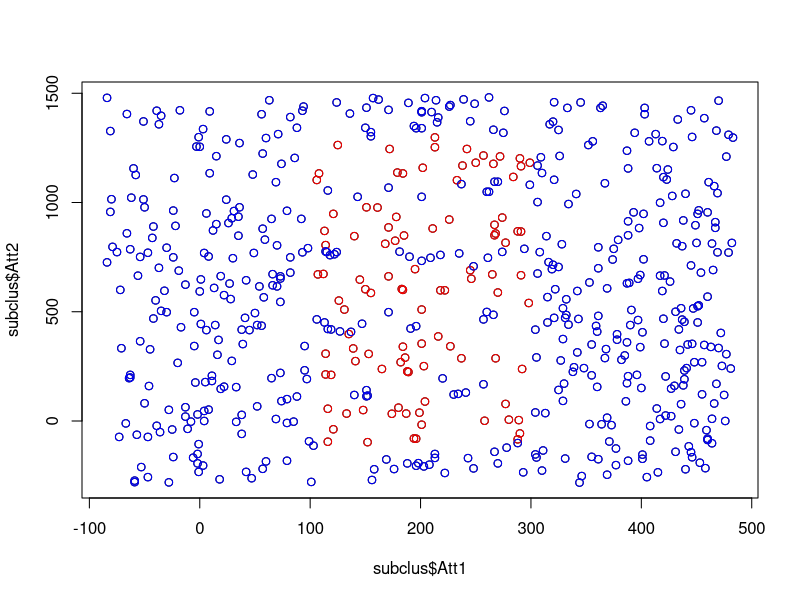
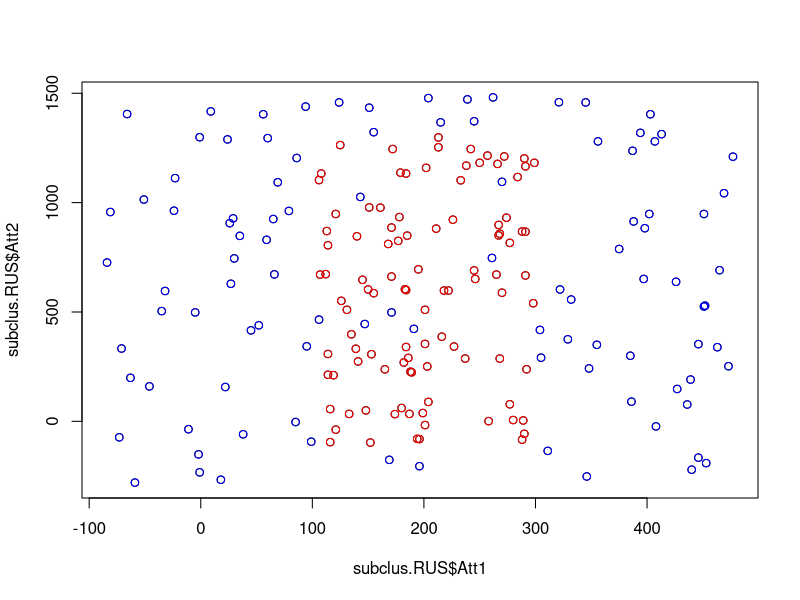

Write the R code that produced these figures, in order.
# imbalanced.R
# Implementation and evaluation of imbalanced classification techniques 
# Programming code courtesy by Sarah Vluymans, Sarah.Vluymans@UGent.be

## load the subclus dataset
subclus <- read.table("subclus.txt", sep=",")
colnames(subclus) <- c("Att1", "Att2", "Class")

# determine the imbalance ratio
unique(subclus$Class)
nClass0 <- sum(subclus$Class == 0)
nClass1 <- sum(subclus$Class == 1)
IR <- nClass1 / nClass0
IR

# visualize the data distribution
plot(subclus$Att1, subclus$Att2)
points(subclus[subclus$Class==0,1],subclus[subclus$Class==0,2],col="red")
points(subclus[subclus$Class==1,1],subclus[subclus$Class==1,2],col="blue")  

# Set up the dataset for 5 fold cross validation.
# Make sure to respect the class imbalance in the folds.
pos <- (1:dim(subclus)[1])[subclus$Class==0]
neg <- (1:dim(subclus)[1])[subclus$Class==1]

CVperm_pos <- matrix(sample(pos,length(pos)), ncol=5, byrow=T)
CVperm_neg <- matrix(sample(neg,length(neg)), ncol=5, byrow=T)

CVperm <- rbind(CVperm_pos, CVperm_neg)

# Base performance of 3NN
library(class)
knn.pred = NULL
for( i in 1:5){
  predictions <- knn(subclus[-CVperm[,i], -3], subclus[CVperm[,i], -3], subclus[-CVperm[,i], 3], k = 3)
  knn.pred <- c(knn.pred, predictions)
}
acc <- sum((subclus$Class[as.vector(CVperm)] == 0 & knn.pred == 1) 
           | (subclus$Class[as.vector(CVperm)] == 1 & knn.pred == 2)) / (nClass0 + nClass1)
tpr <- sum(subclus$Class[as.vector(CVperm)] == 0 & knn.pred == 1) / nClass0
tnr <- sum(subclus$Class[as.vector(CVperm)] == 1 & knn.pred == 2) / nClass1
gmean <- sqrt(tpr * tnr)


# 1. ROS
knn.pred = NULL
for( i in 1:5){
  
  train <- subclus[-CVperm[,i], -3]
  classes.train <- subclus[-CVperm[,i], 3] 
  test  <- subclus[CVperm[,i], -3]
  
  # randomly oversample the minority class (class 0)
  minority.indices <- (1:dim(train)[1])[classes.train == 0]
  to.add <- dim(train)[1] - 2 * length(minority.indices)
  duplicate <- sample(minority.indices, to.add, replace = T)
  for( j in 1:length(duplicate)){
    train <- rbind(train, train[duplicate[j],])
    classes.train <- c(classes.train, 0)
  }  
  
  # use the modified training set to make predictions
  predictions <-  knn(train, test, classes.train, k = 3)
  knn.pred <- c(knn.pred, predictions)
}
tpr.ROS <- sum(subclus$Class[as.vector(CVperm)] == 0 & knn.pred == 1) / nClass0
tnr.ROS <- sum(subclus$Class[as.vector(CVperm)] == 1 & knn.pred == 2) / nClass1
gmean.ROS <- sqrt(tpr.ROS * tnr.ROS)

# 2. RUS
knn.pred = NULL
for( i in 1:5){
  
  train <- subclus[-CVperm[,i], -3]
  classes.train <- subclus[-CVperm[,i], 3] 
  test  <- subclus[CVperm[,i], -3]
  
  # randomly undersample the minority class (class 1)
  majority.indices <- (1:dim(train)[1])[classes.train == 1]
  to.remove <- 2* length(majority.indices) - dim(train)[1]
  remove <- sample(majority.indices, to.remove, replace = F)
  train <- train[-remove,] 
  classes.train <- classes.train[-remove]
  
  # use the modified training set to make predictions
  predictions <-  knn(train, test, classes.train, k = 3)
  knn.pred <- c(knn.pred, predictions)
}
tpr.RUS <- sum(subclus$Class[as.vector(CVperm)] == 0 & knn.pred == 1) / nClass0
tnr.RUS <- sum(subclus$Class[as.vector(CVperm)] == 1 & knn.pred == 2) / nClass1
gmean.RUS <- sqrt(tpr.RUS * tnr.RUS)

# Visualization (RUS on the full dataset)
subclus.RUS <- subclus
majority.indices <- (1:dim(subclus.RUS)[1])[subclus.RUS$Class == 1]
to.remove <- 2 * length(majority.indices) - dim(subclus.RUS)[1]
remove <- sample(majority.indices, to.remove, replace = F)
subclus.RUS <- subclus.RUS[-remove,] 

plot(subclus.RUS$Att1, subclus.RUS$Att2)
points(subclus.RUS[subclus.RUS$Class==0,1],subclus.RUS[subclus.RUS$Class==0,2],col="red")
points(subclus.RUS[subclus.RUS$Class==1,1],subclus.RUS[subclus.RUS$Class==1,2],col="blue") 


# 1.4.1 Distance function
distance <- function(i, j, data){
  sum <- 0
  for(f in 1:dim(data)[2]){
    if(is.factor(data[,f])){ # nominal feature
      if(data[i,f] != data[j,f]){
        sum <- sum + 1
      }
    } else {
      sum <- sum + (data[i,f] - data[j,f]) * (data[i,f] - data[j,f])
    }
  }
  sum <- sqrt(sum)
  return(sum)
}